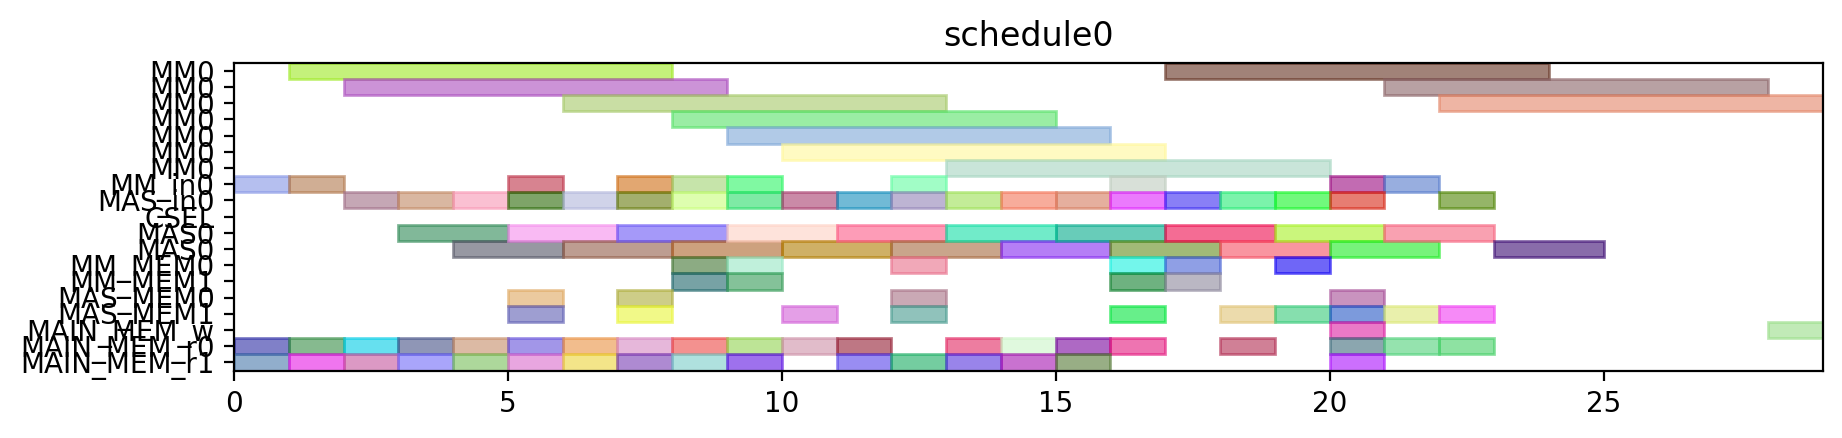

The script that drew this image:
from pyschedule import Scenario, solvers, plotters, alt


def solve():
	horizon = 120
	S = Scenario("schedule0", horizon=horizon)

	# resource
	MM = S.Resources('MM', num=1, size=7)
	MM_in = S.Resources('MM_in', num=1)
	MAS_in = S.Resources('MAS_in', num=1)
	CSEL = S.Resource('CSEL')
	MAS = S.Resources('MAS', num=1, size=2, periods=range(1, horizon))
	MM_MEM = S.Resources('MM_MEM', num=2)
	MAS_MEM = S.Resources('MAS_MEM', num=2)
	MAIN_MEM_w = S.Resource('MAIN_MEM_w', size=1)
	MAIN_MEM_r = S.Resources('MAIN_MEM_r', num=2)

	# result of previous scheduling

	# new tasks
	t0_t0 = S.Task('t0_t0', length=7, delay_cost=1)
	t0_t0 += alt(MM)
	t0_t0_in = S.Task('t0_t0_in', length=1, delay_cost=1)
	t0_t0_in += alt(MM_in)
	S += t0_t0_in*MM_in[0]<=t0_t0*MM[0]
	t0_t0_mem0 = S.Task('t0_t0_mem0', length=1, delay_cost=1)
	t0_t0_mem0 += MAIN_MEM_r[0]
	S += t0_t0_mem0 <= t0_t0

	t0_t0_mem1 = S.Task('t0_t0_mem1', length=1, delay_cost=1)
	t0_t0_mem1 += MAIN_MEM_r[1]
	S += t0_t0_mem1 <= t0_t0

	t0_t1 = S.Task('t0_t1', length=7, delay_cost=1)
	t0_t1 += alt(MM)
	t0_t1_in = S.Task('t0_t1_in', length=1, delay_cost=1)
	t0_t1_in += alt(MM_in)
	S += t0_t1_in*MM_in[0]<=t0_t1*MM[0]
	t0_t1_mem0 = S.Task('t0_t1_mem0', length=1, delay_cost=1)
	t0_t1_mem0 += MAIN_MEM_r[0]
	S += t0_t1_mem0 <= t0_t1

	t0_t1_mem1 = S.Task('t0_t1_mem1', length=1, delay_cost=1)
	t0_t1_mem1 += MAIN_MEM_r[1]
	S += t0_t1_mem1 <= t0_t1

	t0_t2 = S.Task('t0_t2', length=2, delay_cost=1)
	t0_t2 += alt(MAS)
	t0_t2_in = S.Task('t0_t2_in', length=1, delay_cost=1)
	t0_t2_in += alt(MAS_in)
	S += t0_t2_in*MAS_in[0]<=t0_t2*MAS[0]

	t0_t2_mem0 = S.Task('t0_t2_mem0', length=1, delay_cost=1)
	t0_t2_mem0 += MAIN_MEM_r[0]
	S += t0_t2_mem0 <= t0_t2

	t0_t2_mem1 = S.Task('t0_t2_mem1', length=1, delay_cost=1)
	t0_t2_mem1 += MAIN_MEM_r[1]
	S += t0_t2_mem1 <= t0_t2

	t0_t3 = S.Task('t0_t3', length=2, delay_cost=1)
	t0_t3 += alt(MAS)
	t0_t3_in = S.Task('t0_t3_in', length=1, delay_cost=1)
	t0_t3_in += alt(MAS_in)
	S += t0_t3_in*MAS_in[0]<=t0_t3*MAS[0]

	t0_t3_mem0 = S.Task('t0_t3_mem0', length=1, delay_cost=1)
	t0_t3_mem0 += MAIN_MEM_r[0]
	S += t0_t3_mem0 <= t0_t3

	t0_t3_mem1 = S.Task('t0_t3_mem1', length=1, delay_cost=1)
	t0_t3_mem1 += MAIN_MEM_r[1]
	S += t0_t3_mem1 <= t0_t3

	t2_t0 = S.Task('t2_t0', length=7, delay_cost=1)
	t2_t0 += alt(MM)
	t2_t0_in = S.Task('t2_t0_in', length=1, delay_cost=1)
	t2_t0_in += alt(MM_in)
	S += t2_t0_in*MM_in[0]<=t2_t0*MM[0]
	t2_t0_mem0 = S.Task('t2_t0_mem0', length=1, delay_cost=1)
	t2_t0_mem0 += MAIN_MEM_r[0]
	S += t2_t0_mem0 <= t2_t0

	t2_t0_mem1 = S.Task('t2_t0_mem1', length=1, delay_cost=1)
	t2_t0_mem1 += MAIN_MEM_r[1]
	S += t2_t0_mem1 <= t2_t0

	t2_t1 = S.Task('t2_t1', length=7, delay_cost=1)
	t2_t1 += alt(MM)
	t2_t1_in = S.Task('t2_t1_in', length=1, delay_cost=1)
	t2_t1_in += alt(MM_in)
	S += t2_t1_in*MM_in[0]<=t2_t1*MM[0]
	t2_t1_mem0 = S.Task('t2_t1_mem0', length=1, delay_cost=1)
	t2_t1_mem0 += MAIN_MEM_r[0]
	S += t2_t1_mem0 <= t2_t1

	t2_t1_mem1 = S.Task('t2_t1_mem1', length=1, delay_cost=1)
	t2_t1_mem1 += MAIN_MEM_r[1]
	S += t2_t1_mem1 <= t2_t1

	t2_t2 = S.Task('t2_t2', length=2, delay_cost=1)
	t2_t2 += alt(MAS)
	t2_t2_in = S.Task('t2_t2_in', length=1, delay_cost=1)
	t2_t2_in += alt(MAS_in)
	S += t2_t2_in*MAS_in[0]<=t2_t2*MAS[0]

	t2_t2_mem0 = S.Task('t2_t2_mem0', length=1, delay_cost=1)
	t2_t2_mem0 += MAIN_MEM_r[0]
	S += t2_t2_mem0 <= t2_t2

	t2_t2_mem1 = S.Task('t2_t2_mem1', length=1, delay_cost=1)
	t2_t2_mem1 += MAIN_MEM_r[1]
	S += t2_t2_mem1 <= t2_t2

	t2_t3 = S.Task('t2_t3', length=2, delay_cost=1)
	t2_t3 += alt(MAS)
	t2_t3_in = S.Task('t2_t3_in', length=1, delay_cost=1)
	t2_t3_in += alt(MAS_in)
	S += t2_t3_in*MAS_in[0]<=t2_t3*MAS[0]

	t2_t3_mem0 = S.Task('t2_t3_mem0', length=1, delay_cost=1)
	t2_t3_mem0 += MAIN_MEM_r[0]
	S += t2_t3_mem0 <= t2_t3

	t2_t3_mem1 = S.Task('t2_t3_mem1', length=1, delay_cost=1)
	t2_t3_mem1 += MAIN_MEM_r[1]
	S += t2_t3_mem1 <= t2_t3

	t7_t2 = S.Task('t7_t2', length=2, delay_cost=1)
	t7_t2 += alt(MAS)
	t7_t2_in = S.Task('t7_t2_in', length=1, delay_cost=1)
	t7_t2_in += alt(MAS_in)
	S += t7_t2_in*MAS_in[0]<=t7_t2*MAS[0]

	t7_t2_mem0 = S.Task('t7_t2_mem0', length=1, delay_cost=1)
	t7_t2_mem0 += MAIN_MEM_r[0]
	S += t7_t2_mem0 <= t7_t2

	t7_t2_mem1 = S.Task('t7_t2_mem1', length=1, delay_cost=1)
	t7_t2_mem1 += MAIN_MEM_r[1]
	S += t7_t2_mem1 <= t7_t2

	t9_t2 = S.Task('t9_t2', length=2, delay_cost=1)
	t9_t2 += alt(MAS)
	t9_t2_in = S.Task('t9_t2_in', length=1, delay_cost=1)
	t9_t2_in += alt(MAS_in)
	S += t9_t2_in*MAS_in[0]<=t9_t2*MAS[0]

	t9_t2_mem0 = S.Task('t9_t2_mem0', length=1, delay_cost=1)
	t9_t2_mem0 += MAIN_MEM_r[0]
	S += t9_t2_mem0 <= t9_t2

	t9_t2_mem1 = S.Task('t9_t2_mem1', length=1, delay_cost=1)
	t9_t2_mem1 += MAIN_MEM_r[1]
	S += t9_t2_mem1 <= t9_t2

	t14_t2 = S.Task('t14_t2', length=2, delay_cost=1)
	t14_t2 += alt(MAS)
	t14_t2_in = S.Task('t14_t2_in', length=1, delay_cost=1)
	t14_t2_in += alt(MAS_in)
	S += t14_t2_in*MAS_in[0]<=t14_t2*MAS[0]

	t14_t2_mem0 = S.Task('t14_t2_mem0', length=1, delay_cost=1)
	t14_t2_mem0 += MAIN_MEM_r[0]
	S += t14_t2_mem0 <= t14_t2

	t14_t2_mem1 = S.Task('t14_t2_mem1', length=1, delay_cost=1)
	t14_t2_mem1 += MAIN_MEM_r[1]
	S += t14_t2_mem1 <= t14_t2

	new_TZ_t2 = S.Task('new_TZ_t2', length=2, delay_cost=1)
	new_TZ_t2 += alt(MAS)
	new_TZ_t2_in = S.Task('new_TZ_t2_in', length=1, delay_cost=1)
	new_TZ_t2_in += alt(MAS_in)
	S += new_TZ_t2_in*MAS_in[0]<=new_TZ_t2*MAS[0]

	new_TZ_t2_mem0 = S.Task('new_TZ_t2_mem0', length=1, delay_cost=1)
	new_TZ_t2_mem0 += MAIN_MEM_r[0]
	S += new_TZ_t2_mem0 <= new_TZ_t2

	new_TZ_t2_mem1 = S.Task('new_TZ_t2_mem1', length=1, delay_cost=1)
	new_TZ_t2_mem1 += MAIN_MEM_r[1]
	S += new_TZ_t2_mem1 <= new_TZ_t2

	t16_t2 = S.Task('t16_t2', length=2, delay_cost=1)
	t16_t2 += alt(MAS)
	t16_t2_in = S.Task('t16_t2_in', length=1, delay_cost=1)
	t16_t2_in += alt(MAS_in)
	S += t16_t2_in*MAS_in[0]<=t16_t2*MAS[0]

	t16_t2_mem0 = S.Task('t16_t2_mem0', length=1, delay_cost=1)
	t16_t2_mem0 += MAIN_MEM_r[0]
	S += t16_t2_mem0 <= t16_t2

	t16_t2_mem1 = S.Task('t16_t2_mem1', length=1, delay_cost=1)
	t16_t2_mem1 += MAIN_MEM_r[1]
	S += t16_t2_mem1 <= t16_t2

	t17_t2 = S.Task('t17_t2', length=2, delay_cost=1)
	t17_t2 += alt(MAS)
	t17_t2_in = S.Task('t17_t2_in', length=1, delay_cost=1)
	t17_t2_in += alt(MAS_in)
	S += t17_t2_in*MAS_in[0]<=t17_t2*MAS[0]

	t17_t2_mem0 = S.Task('t17_t2_mem0', length=1, delay_cost=1)
	t17_t2_mem0 += MAIN_MEM_r[0]
	S += t17_t2_mem0 <= t17_t2

	t17_t2_mem1 = S.Task('t17_t2_mem1', length=1, delay_cost=1)
	t17_t2_mem1 += MAIN_MEM_r[1]
	S += t17_t2_mem1 <= t17_t2

	t0_t4 = S.Task('t0_t4', length=7, delay_cost=1)
	t0_t4 += alt(MM)
	t0_t4_in = S.Task('t0_t4_in', length=1, delay_cost=1)
	t0_t4_in += alt(MM_in)
	S += t0_t4_in*MM_in[0]<=t0_t4*MM[0]
	t0_t4_mem0 = S.Task('t0_t4_mem0', length=1, delay_cost=1)
	t0_t4_mem0 += alt(MAS_MEM)
	S += (t0_t2*MAS[0])-1 < t0_t4_mem0*MAS_MEM[0]
	S += t0_t4_mem0 <= t0_t4

	t0_t4_mem1 = S.Task('t0_t4_mem1', length=1, delay_cost=1)
	t0_t4_mem1 += alt(MAS_MEM)
	S += (t0_t3*MAS[0])-1 < t0_t4_mem1*MAS_MEM[1]
	S += t0_t4_mem1 <= t0_t4

	t00 = S.Task('t00', length=2, delay_cost=1)
	t00 += alt(MAS)
	t00_in = S.Task('t00_in', length=1, delay_cost=1)
	t00_in += alt(MAS_in)
	S += t00_in*MAS_in[0]<=t00*MAS[0]

	t00_mem0 = S.Task('t00_mem0', length=1, delay_cost=1)
	t00_mem0 += alt(MM_MEM)
	S += (t0_t0*MM[0])-1 < t00_mem0*MM_MEM[0]
	S += t00_mem0 <= t00

	t00_mem1 = S.Task('t00_mem1', length=1, delay_cost=1)
	t00_mem1 += alt(MM_MEM)
	S += (t0_t1*MM[0])-1 < t00_mem1*MM_MEM[1]
	S += t00_mem1 <= t00

	t0_t5 = S.Task('t0_t5', length=2, delay_cost=1)
	t0_t5 += alt(MAS)
	t0_t5_in = S.Task('t0_t5_in', length=1, delay_cost=1)
	t0_t5_in += alt(MAS_in)
	S += t0_t5_in*MAS_in[0]<=t0_t5*MAS[0]

	t0_t5_mem0 = S.Task('t0_t5_mem0', length=1, delay_cost=1)
	t0_t5_mem0 += alt(MM_MEM)
	S += (t0_t0*MM[0])-1 < t0_t5_mem0*MM_MEM[0]
	S += t0_t5_mem0 <= t0_t5

	t0_t5_mem1 = S.Task('t0_t5_mem1', length=1, delay_cost=1)
	t0_t5_mem1 += alt(MM_MEM)
	S += (t0_t1*MM[0])-1 < t0_t5_mem1*MM_MEM[1]
	S += t0_t5_mem1 <= t0_t5

	t2_t4 = S.Task('t2_t4', length=7, delay_cost=1)
	t2_t4 += alt(MM)
	t2_t4_in = S.Task('t2_t4_in', length=1, delay_cost=1)
	t2_t4_in += alt(MM_in)
	S += t2_t4_in*MM_in[0]<=t2_t4*MM[0]
	t2_t4_mem0 = S.Task('t2_t4_mem0', length=1, delay_cost=1)
	t2_t4_mem0 += alt(MAS_MEM)
	S += (t2_t2*MAS[0])-1 < t2_t4_mem0*MAS_MEM[0]
	S += t2_t4_mem0 <= t2_t4

	t2_t4_mem1 = S.Task('t2_t4_mem1', length=1, delay_cost=1)
	t2_t4_mem1 += alt(MAS_MEM)
	S += (t2_t3*MAS[0])-1 < t2_t4_mem1*MAS_MEM[1]
	S += t2_t4_mem1 <= t2_t4

	t20 = S.Task('t20', length=2, delay_cost=1)
	t20 += alt(MAS)
	t20_in = S.Task('t20_in', length=1, delay_cost=1)
	t20_in += alt(MAS_in)
	S += t20_in*MAS_in[0]<=t20*MAS[0]

	t20_mem0 = S.Task('t20_mem0', length=1, delay_cost=1)
	t20_mem0 += alt(MM_MEM)
	S += (t2_t0*MM[0])-1 < t20_mem0*MM_MEM[0]
	S += t20_mem0 <= t20

	t20_mem1 = S.Task('t20_mem1', length=1, delay_cost=1)
	t20_mem1 += alt(MM_MEM)
	S += (t2_t1*MM[0])-1 < t20_mem1*MM_MEM[1]
	S += t20_mem1 <= t20

	t2_t5 = S.Task('t2_t5', length=2, delay_cost=1)
	t2_t5 += alt(MAS)
	t2_t5_in = S.Task('t2_t5_in', length=1, delay_cost=1)
	t2_t5_in += alt(MAS_in)
	S += t2_t5_in*MAS_in[0]<=t2_t5*MAS[0]

	t2_t5_mem0 = S.Task('t2_t5_mem0', length=1, delay_cost=1)
	t2_t5_mem0 += alt(MM_MEM)
	S += (t2_t0*MM[0])-1 < t2_t5_mem0*MM_MEM[0]
	S += t2_t5_mem0 <= t2_t5

	t2_t5_mem1 = S.Task('t2_t5_mem1', length=1, delay_cost=1)
	t2_t5_mem1 += alt(MM_MEM)
	S += (t2_t1*MM[0])-1 < t2_t5_mem1*MM_MEM[1]
	S += t2_t5_mem1 <= t2_t5

	t01 = S.Task('t01', length=2, delay_cost=1)
	t01 += alt(MAS)
	t01_in = S.Task('t01_in', length=1, delay_cost=1)
	t01_in += alt(MAS_in)
	S += t01_in*MAS_in[0]<=t01*MAS[0]

	t01_mem0 = S.Task('t01_mem0', length=1, delay_cost=1)
	t01_mem0 += alt(MM_MEM)
	S += (t0_t4*MM[0])-1 < t01_mem0*MM_MEM[0]
	S += t01_mem0 <= t01

	t01_mem1 = S.Task('t01_mem1', length=1, delay_cost=1)
	t01_mem1 += alt(MAS_MEM)
	S += (t0_t5*MAS[0])-1 < t01_mem1*MAS_MEM[1]
	S += t01_mem1 <= t01

	t10 = S.Task('t10', length=2, delay_cost=1)
	t10 += alt(MAS)
	t10_in = S.Task('t10_in', length=1, delay_cost=1)
	t10_in += alt(MAS_in)
	S += t10_in*MAS_in[0]<=t10*MAS[0]

	t10_mem0 = S.Task('t10_mem0', length=1, delay_cost=1)
	t10_mem0 += MAIN_MEM_r[0]
	S += t10_mem0 <= t10

	t10_mem1 = S.Task('t10_mem1', length=1, delay_cost=1)
	t10_mem1 += alt(MAS_MEM)
	S += (t00*MAS[0])-1 < t10_mem1*MAS_MEM[1]
	S += t10_mem1 <= t10

	t21 = S.Task('t21', length=2, delay_cost=1)
	t21 += alt(MAS)
	t21_in = S.Task('t21_in', length=1, delay_cost=1)
	t21_in += alt(MAS_in)
	S += t21_in*MAS_in[0]<=t21*MAS[0]

	t21_mem0 = S.Task('t21_mem0', length=1, delay_cost=1)
	t21_mem0 += alt(MM_MEM)
	S += (t2_t4*MM[0])-1 < t21_mem0*MM_MEM[0]
	S += t21_mem0 <= t21

	t21_mem1 = S.Task('t21_mem1', length=1, delay_cost=1)
	t21_mem1 += alt(MAS_MEM)
	S += (t2_t5*MAS[0])-1 < t21_mem1*MAS_MEM[1]
	S += t21_mem1 <= t21

	t30 = S.Task('t30', length=2, delay_cost=1)
	t30 += alt(MAS)
	t30_in = S.Task('t30_in', length=1, delay_cost=1)
	t30_in += alt(MAS_in)
	S += t30_in*MAS_in[0]<=t30*MAS[0]

	t30_mem0 = S.Task('t30_mem0', length=1, delay_cost=1)
	t30_mem0 += MAIN_MEM_r[0]
	S += t30_mem0 <= t30

	t30_mem1 = S.Task('t30_mem1', length=1, delay_cost=1)
	t30_mem1 += alt(MAS_MEM)
	S += (t20*MAS[0])-1 < t30_mem1*MAS_MEM[1]
	S += t30_mem1 <= t30

	t11 = S.Task('t11', length=2, delay_cost=1)
	t11 += alt(MAS)
	t11_in = S.Task('t11_in', length=1, delay_cost=1)
	t11_in += alt(MAS_in)
	S += t11_in*MAS_in[0]<=t11*MAS[0]

	t11_mem0 = S.Task('t11_mem0', length=1, delay_cost=1)
	t11_mem0 += MAIN_MEM_r[0]
	S += t11_mem0 <= t11

	t11_mem1 = S.Task('t11_mem1', length=1, delay_cost=1)
	t11_mem1 += alt(MAS_MEM)
	S += (t01*MAS[0])-1 < t11_mem1*MAS_MEM[1]
	S += t11_mem1 <= t11

	t31 = S.Task('t31', length=2, delay_cost=1)
	t31 += alt(MAS)
	t31_in = S.Task('t31_in', length=1, delay_cost=1)
	t31_in += alt(MAS_in)
	S += t31_in*MAS_in[0]<=t31*MAS[0]

	t31_mem0 = S.Task('t31_mem0', length=1, delay_cost=1)
	t31_mem0 += MAIN_MEM_r[0]
	S += t31_mem0 <= t31

	t31_mem1 = S.Task('t31_mem1', length=1, delay_cost=1)
	t31_mem1 += alt(MAS_MEM)
	S += (t21*MAS[0])-1 < t31_mem1*MAS_MEM[1]
	S += t31_mem1 <= t31

	c010 = S.Task('c010', length=7, delay_cost=1)
	c010 += alt(MM)
	c010_in = S.Task('c010_in', length=1, delay_cost=1)
	c010_in += alt(MM_in)
	S += c010_in*MM_in[0]<=c010*MM[0]
	S += 0<c010

	c010_w = S.Task('c010_w', length=1, delay_cost=1)
	c010_w += alt(MAIN_MEM_w)
	S += c010 <= c010_w

	c010_mem0 = S.Task('c010_mem0', length=1, delay_cost=1)
	c010_mem0 += alt(MAS_MEM)
	S += (t30*MAS[0])-1 < c010_mem0*MAS_MEM[0]
	S += c010_mem0 <= c010

	c010_mem1 = S.Task('c010_mem1', length=1, delay_cost=1)
	c010_mem1 += MAIN_MEM_r[1]
	S += c010_mem1 <= c010

	c200 = S.Task('c200', length=7, delay_cost=1)
	c200 += alt(MM)
	c200_in = S.Task('c200_in', length=1, delay_cost=1)
	c200_in += alt(MM_in)
	S += c200_in*MM_in[0]<=c200*MM[0]
	S += 0<c200

	c200_w = S.Task('c200_w', length=1, delay_cost=1)
	c200_w += alt(MAIN_MEM_w)
	S += c200 <= c200_w

	c200_mem0 = S.Task('c200_mem0', length=1, delay_cost=1)
	c200_mem0 += alt(MAS_MEM)
	S += (t10*MAS[0])-1 < c200_mem0*MAS_MEM[0]
	S += c200_mem0 <= c200

	c200_mem1 = S.Task('c200_mem1', length=1, delay_cost=1)
	c200_mem1 += MAIN_MEM_r[1]
	S += c200_mem1 <= c200

	t16_t0 = S.Task('t16_t0', length=7, delay_cost=1)
	t16_t0 += alt(MM)
	t16_t0_in = S.Task('t16_t0_in', length=1, delay_cost=1)
	t16_t0_in += alt(MM_in)
	S += t16_t0_in*MM_in[0]<=t16_t0*MM[0]
	t16_t0_mem0 = S.Task('t16_t0_mem0', length=1, delay_cost=1)
	t16_t0_mem0 += MAIN_MEM_r[0]
	S += t16_t0_mem0 <= t16_t0

	t16_t0_mem1 = S.Task('t16_t0_mem1', length=1, delay_cost=1)
	t16_t0_mem1 += alt(MAS_MEM)
	S += (t30*MAS[0])-1 < t16_t0_mem1*MAS_MEM[1]
	S += t16_t0_mem1 <= t16_t0

	t17_t0 = S.Task('t17_t0', length=7, delay_cost=1)
	t17_t0 += alt(MM)
	t17_t0_in = S.Task('t17_t0_in', length=1, delay_cost=1)
	t17_t0_in += alt(MM_in)
	S += t17_t0_in*MM_in[0]<=t17_t0*MM[0]
	t17_t0_mem0 = S.Task('t17_t0_mem0', length=1, delay_cost=1)
	t17_t0_mem0 += MAIN_MEM_r[0]
	S += t17_t0_mem0 <= t17_t0

	t17_t0_mem1 = S.Task('t17_t0_mem1', length=1, delay_cost=1)
	t17_t0_mem1 += alt(MAS_MEM)
	S += (t10*MAS[0])-1 < t17_t0_mem1*MAS_MEM[1]
	S += t17_t0_mem1 <= t17_t0

	solvers.mip.solve(S,msg=1,kind='CPLEX',ratio_gap=1.01)

	solution = [['hoge']*len(S.solution()[1]) for i in range(len(S.solution()))]
	for i in range(len(S.solution())):
		for j in range(len(S.solution()[i])):
			solution[i][j]=str(S.solution()[i][j])
	print(solution)

	cycles = int(solution[-1][3])

	pic_file_name = "/mnt/rose/usr1/fukuda/ABE/multiRAM_multiMAS_16mux/scheduling_result/stage7MM1_stage2MAS1/EP2_ADD_w_EVAL/schedule0.png"
	if(S.solution() != []):
		plotters.matplotlib.plot(S,img_filename=pic_file_name, show_task_labels=False, fig_size=(cycles*0.25+3, 2))

	return solution
